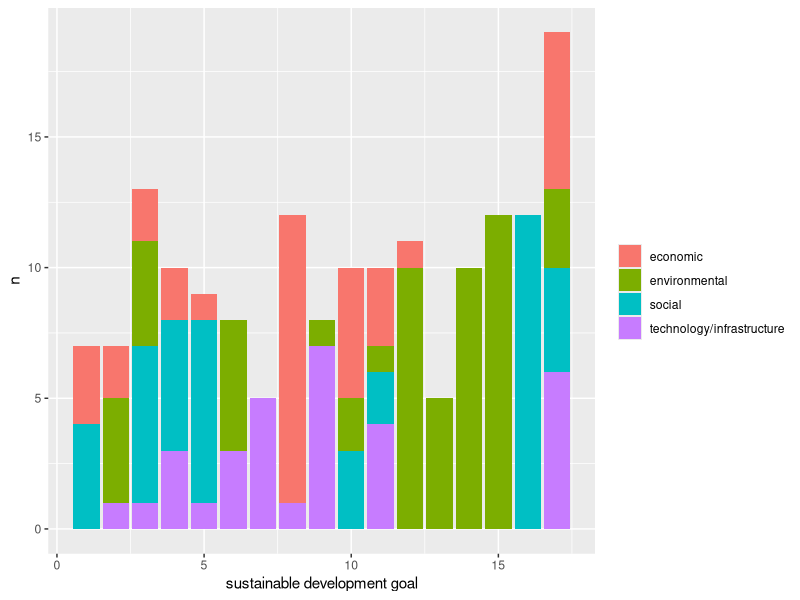
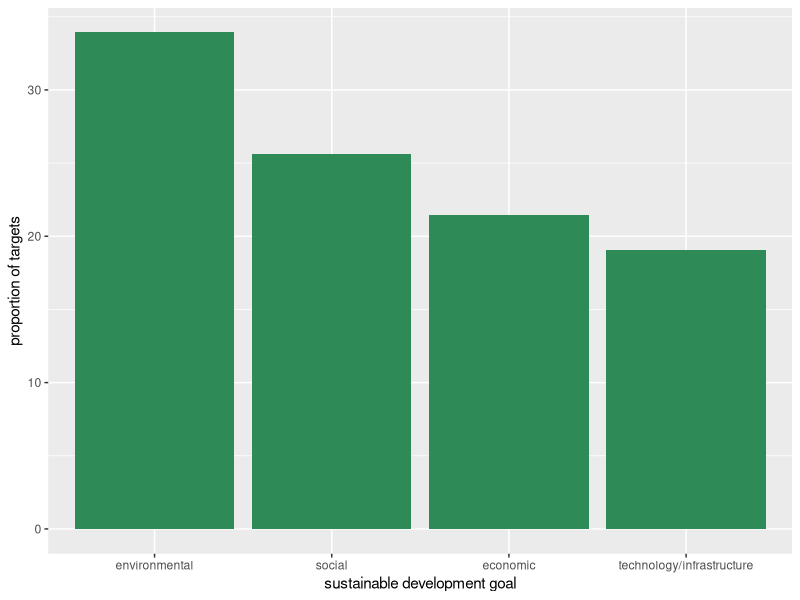
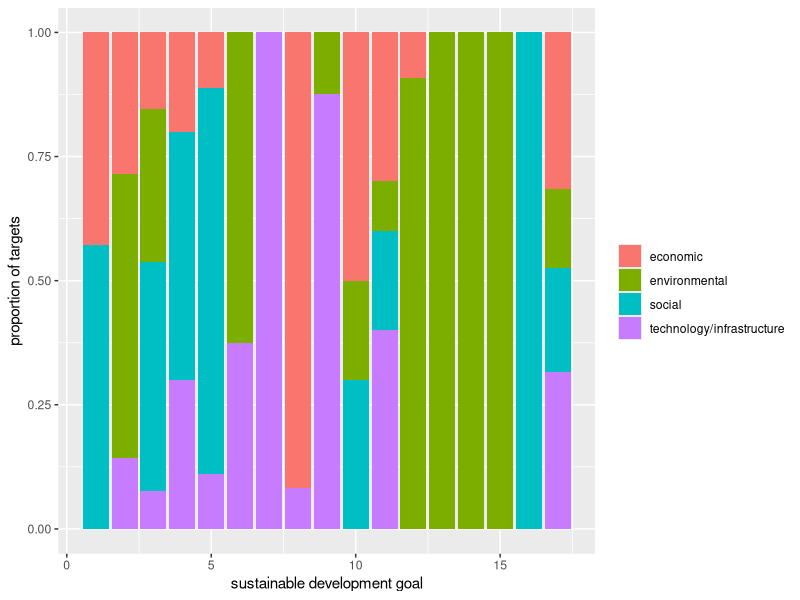
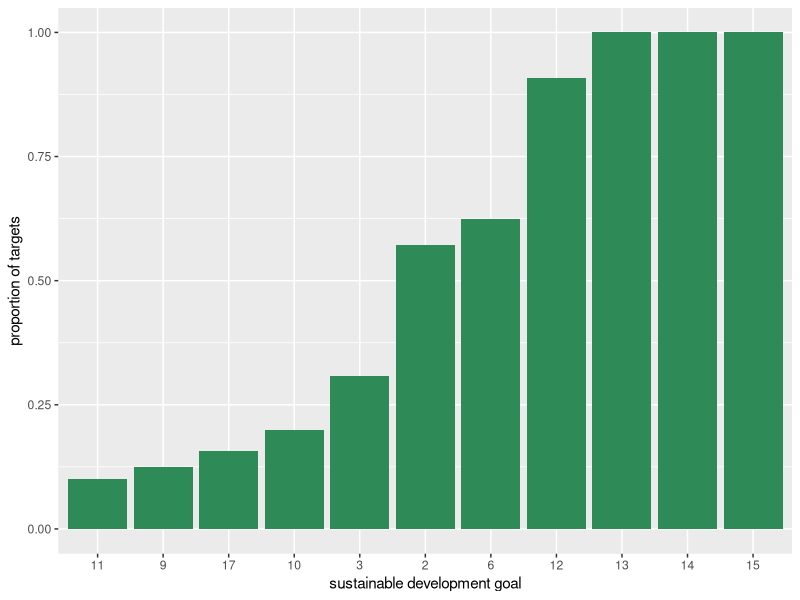

Generate these figures, in order, with R:
## ---- chunk 1
knitr::opts_chunk$set(echo = TRUE)
## ---- chunk 2
library(tidyverse)
data <- read_csv("data/goals_targets.csv")

count.data <-  data %>%
  group_by(item, discipline) %>%
  summarise(n = n())

item <- count.data %>%
  group_by(item) %>%
  summarise(total = sum(n))

discipline.p <- left_join(count.data, item, by = "item")

                          
 discipline.p <- discipline.p %>%
  group_by(discipline) %>%
  mutate(proportion = n/total)

ggplot(count.data, aes(item, n, fill = discipline)) +
  geom_bar(stat = "identity") +
  labs(x = "sustainable development goal", fill = "")

library(skimr)
skim(count.data)

disciplines <- count.data %>%
  group_by(discipline) %>%
  summarise(n = sum(n), proportion = (n/168)*100)
  
ggplot(disciplines, aes(reorder(discipline, -proportion), proportion)) +
  geom_bar(stat = "identity", fill = "seagreen") +
  labs(x = "sustainable development goal", y = "proportion of targets")

ggplot(discipline.p, aes(item, proportion, fill = discipline)) +
  geom_col() +
  labs(x = "sustainable development goal", y = "proportion of targets", fill = "")

enviro <- discipline.p %>%
  filter(discipline == "environmental")


  ggplot(enviro, aes(x = reorder(item, proportion), proportion)) + 
  geom_col(fill = "seagreen") +
    labs(x = "sustainable development goal", y = "proportion of targets")
